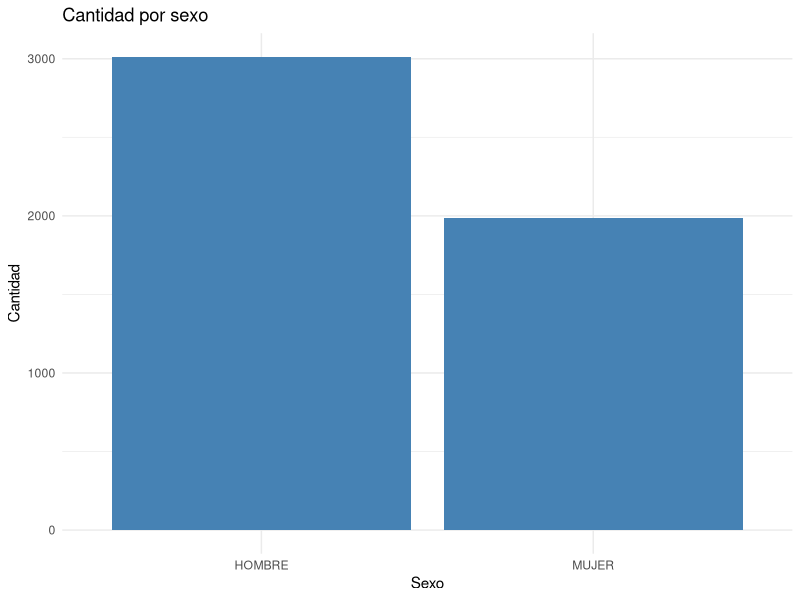
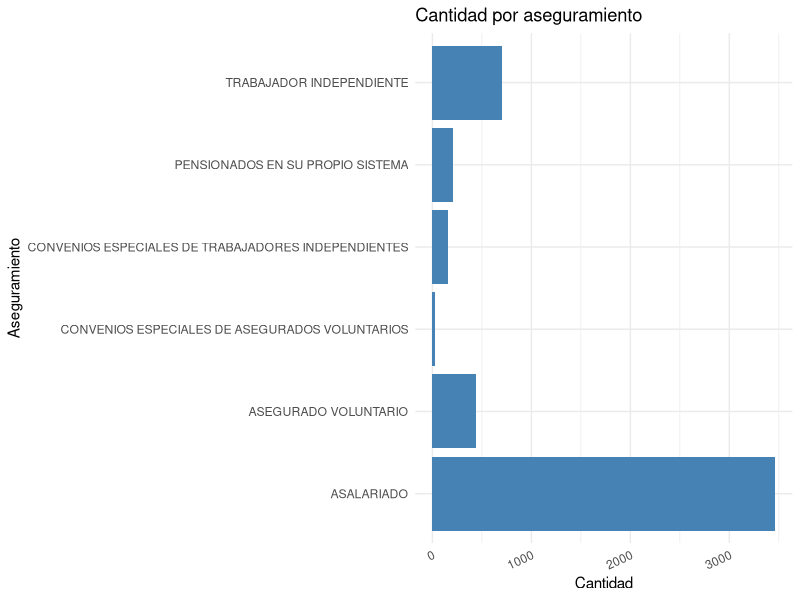
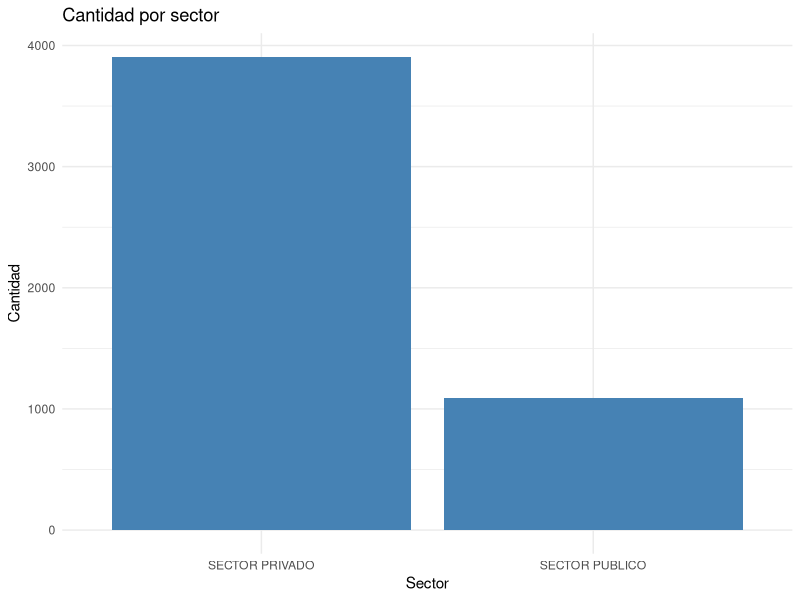
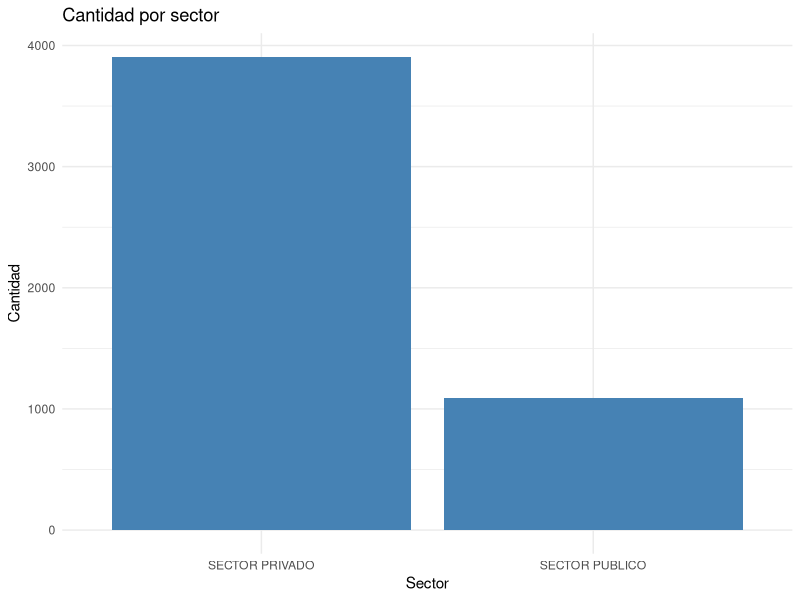
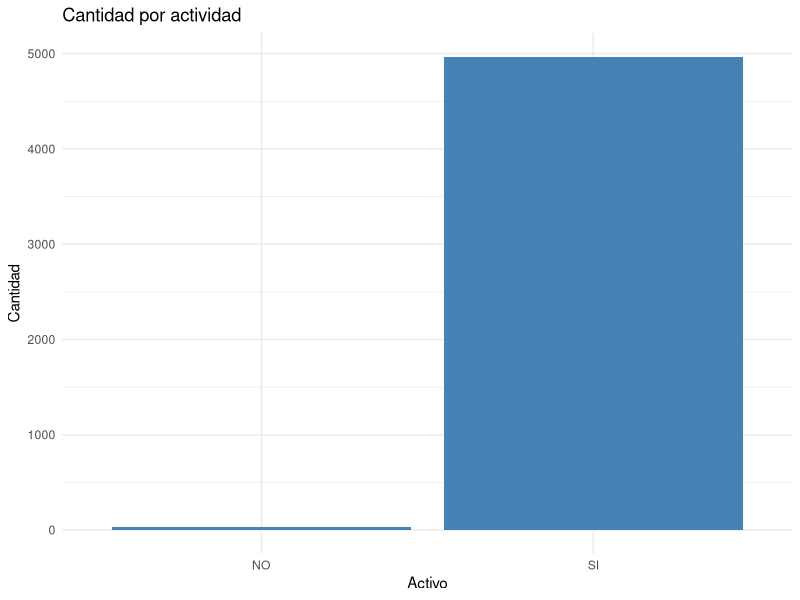
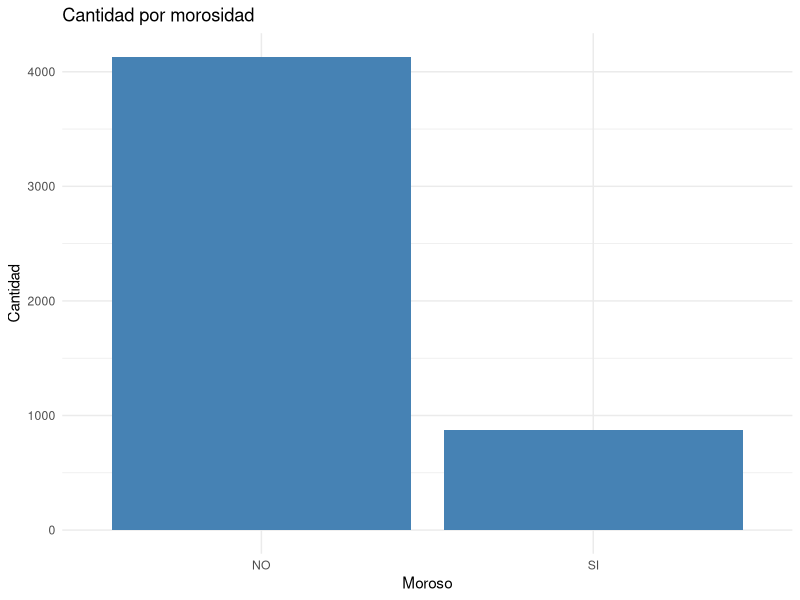
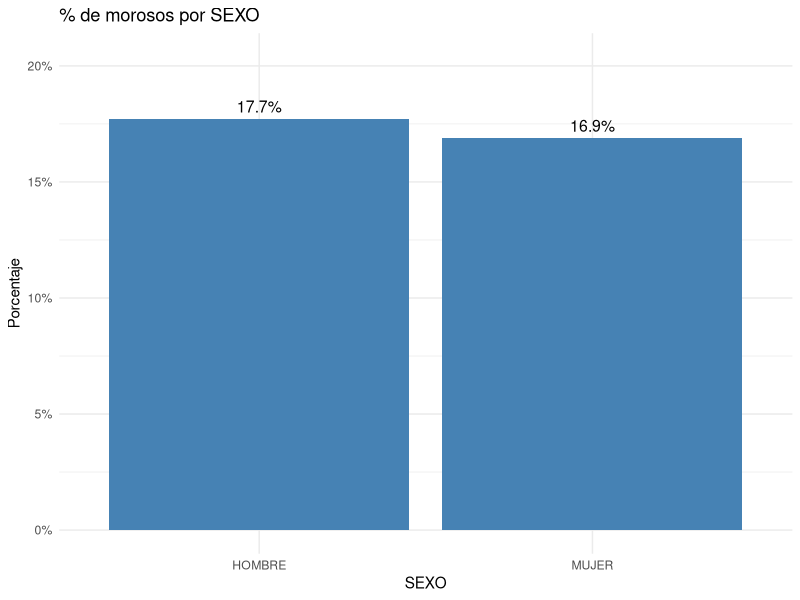
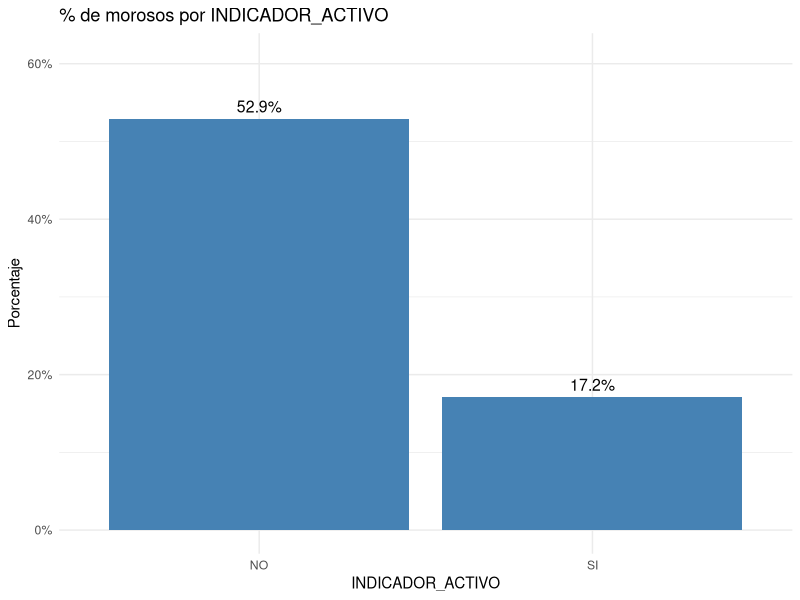

These charts were generated, in order, by the following R code:
## ---- chunk 1
library(tidyverse)
library(scales)
library(readxl)
moras <- read_excel("moras.xlsx")

## ---- chunk 2
resumen <- moras %>%
  summarise(
    media.edad = mean(EDAD, na.rm = TRUE),
    minimo.edad = min(EDAD, na.rm = TRUE),
    maximo.edad = max(EDAD, na.rm = TRUE),
    q1.edad = quantile(EDAD, 0.25, na.rm = TRUE),
    q3.edad = quantile(EDAD, 0.75, na.rm = TRUE),
    
    media.salario = mean(SALARIO, na.rm = TRUE),
    minimo.salario = min(SALARIO, na.rm = TRUE),
    maximo.salario = max(SALARIO, na.rm = TRUE),
    q1.salario = quantile(SALARIO, 0.25, na.rm = TRUE),
    q3.salario = quantile(SALARIO, 0.75, na.rm = TRUE),
      )

resumen
## ---- chunk 3
mean.salario <- mean(moras$SALARIO, na.rm = TRUE)
mean.edad <- mean(moras$EDAD, na.rm = TRUE)
desviacion.salario <- sd(moras$SALARIO, na.rm = TRUE)
desviacion.edad <- sd(moras$EDAD, na.rm = TRUE)

moras <- moras %>% 
  mutate(
    Z.SALARIO = (SALARIO - mean.salario) / desviacion.salario,
    Z.EDAD = (EDAD - mean.edad) / desviacion.edad
    ) %>% 
  mutate(
    ATIPICO.SALARIO = if_else(abs(Z.SALARIO) > 1.96, "ATIPICO", "NO ATIPICO"),
    ATIPICO.EDAD = if_else(abs(Z.EDAD) > 1.96, "ATIPICO", "NO ATIPICO")
  )

## ---- chunk 4
porcentajes.na <- data.frame(
  dato = names(moras),
  faltante = colSums(is.na(moras))
) %>% 
  mutate(
    porcentajes.na = (faltante/5000)* 100
  )
## ---- chunk 5
#Los unicos con valores atipicos son Salario, tipo Aseguramiento y edad, con 3,2 y 3 valores respectivamente, lo cual no es significativo dentro del total (5000), por lo tanto por eficiencia se va a imputar con media y con moda.

moda.aseguramiento <- moras %>% 
  group_by(TIPO_ASEGURAMIENTO) %>% 
  summarise( contador = n()) %>% 
  arrange(desc(contador)) %>% 
  head(1)

moda.aseg <- moda.aseguramiento$TIPO_ASEGURAMIENTO

moras <- moras %>% 
  mutate(
    EDAD = if_else(is.na(EDAD), mean.edad, EDAD),
    SALARIO = if_else(is.na(SALARIO), mean.salario, SALARIO),
    TIPO_ASEGURAMIENTO = if_else(is.na(TIPO_ASEGURAMIENTO), moda.aseg, TIPO_ASEGURAMIENTO)
  )
## ---- chunk 6

graf.cantidadporsexo <- moras %>% 
  group_by(SEXO) %>% 
  summarise(contador = n()) %>% 
  ggplot(aes(x = SEXO, y = contador)) +
  geom_bar(stat = "identity", fill = "steelblue") +
  labs(title = "Cantidad por sexo", x = "Sexo", y = "Cantidad")+
  theme_minimal()

graf.cantidadporsexo

graf.cantidadporaseguramiento <- moras %>% 
  group_by(TIPO_ASEGURAMIENTO) %>% 
  summarise(contador = n()) %>% 
  ggplot(aes(x = TIPO_ASEGURAMIENTO, y = contador)) +
  coord_flip()+
  geom_bar(stat = "identity", fill = "steelblue") +
  labs(title = "Cantidad por aseguramiento", x = "Aseguramiento", y = "Cantidad")+
  theme_minimal()+
  theme(axis.text.x = element_text(angle = 25, hjust = 1))

graf.cantidadporaseguramiento

graf.cantidadporsector <- moras %>% 
  group_by(SECTOR) %>% 
  summarise(contador = n()) %>% 
  ggplot(aes(x = SECTOR, y = contador)) +
  geom_bar(stat = "identity", fill = "steelblue") +
  labs(title = "Cantidad por sector", x = "Sector", y = "Cantidad")+
  theme_minimal()

graf.cantidadporsector

graf.cantidadporextranjeros<- moras %>% 
  group_by(INDICADOR.EXTRANJERO) %>% 
  summarise(contador = n()) %>% 
  ggplot(aes(x = INDICADOR.EXTRANJERO, y = contador)) +
  geom_bar(stat = "identity", fill = "steelblue") +
  labs(title = "Cantidad por extranjeros", x = "Extranjero", y = "Cantidad")+
  theme_minimal()

graf.cantidadporsector

graf.cantidadporactividad <- moras %>% 
  group_by(INDICADOR_ACTIVO) %>% 
  summarise(contador = n()) %>% 
  ggplot(aes(x = INDICADOR_ACTIVO, y = contador)) +
  geom_bar(stat = "identity", fill = "steelblue") +
  labs(title = "Cantidad por actividad", x = "Activo", y = "Cantidad")+
  theme_minimal()

graf.cantidadporactividad

graf.cantidadpormorosidad <- moras %>% 
  group_by(INDICADOR_MOROSO) %>% 
  summarise(contador = n()) %>% 
  ggplot(aes(x = INDICADOR_MOROSO, y = contador)) +
  geom_bar(stat = "identity", fill = "steelblue") +
  labs(title = "Cantidad por morosidad", x = "Moroso", y = "Cantidad")+
  theme_minimal()

graf.cantidadpormorosidad

##La interpretacion de estas graficas es analoga al de excel, pues son los mismos graficos.

## ---- chunk 7
graf.porcentajemorosidad <- function(data, categoria){
  
  datos <- data %>% 
    group_by(.data[[categoria]]) %>% 
    summarise(
      cantidad   = n(),
      morosos    = sum(INDICADOR_MOROSO == "SI"),
      porcentaje = morosos / cantidad
    )
  
  ggplot(datos, aes(x = .data[[categoria]], y = porcentaje)) +
    geom_col(fill = "steelblue") +
    geom_text(aes(label = percent(porcentaje, accuracy = 0.1)),
              vjust = -0.5, size = 4) +
    scale_y_continuous(labels = percent_format(accuracy = 1),
                       limits = c(0, max(datos$porcentaje) * 1.15)) +
    labs( title = paste("% de morosos por", categoria), x = categoria,y = "Porcentaje"
    ) +
    theme_minimal()
}

graf.porcentajemorosidad(moras, "SEXO")

#Note que aunque hay diferencia es minima, no es ni un 1% la diferencia entre el porcentaje de hombres y mujeres morosas, lo indica que esta categoria no da mucha informacion para decidir si una persona va a ser morosa por su SEXO

graf.porcentajemorosidad(moras, "INDICADOR_ACTIVO")

#Note que aquí la diferencia es bastante, las personas no activan son mucho mas morosas que las activas, lo cual tiene un poco de sentido, pues es de esperar que las personas activas tiendan a cumplir mas con los cumplimientos

graf.porcentajemorosidad(moras, "INDICADOR.EXTRANJERO")

#Este grafico nos muestra como las personas extranjeras tienden a ser mas morosas que las no extranjeras, las razones de esto pueden ser varias, como la estabilidad laboral, pues en muchas ocaciones los extranjeros no tienen salario o empleo fijo (en los locales tambien se da pero menos)

graf.porcentajemorosidad(moras, "SECTOR")

#El sector privado tiene una mayor cantidad de morosos (18%), lo cual se puede deber a que las personas en el sector publico suelen ser tener mejores salarios y mejor estabilidad lo cual lo llevan a cumplir mas con sus pagos.


distribucion.aseg <- moras %>% 
  group_by(TIPO_ASEGURAMIENTO) %>% 
  summarise(
    cantidad = n(),
    morosos = sum(INDICADOR_MOROSO == "SI"),
    porcentaje = morosos / cantidad
  )

ggplot(distribucion.aseg, aes(x = porcentaje, y = TIPO_ASEGURAMIENTO)) +
  geom_col(fill = "steelblue") +
  geom_text(aes(label = percent(porcentaje, accuracy = 0.1)),
            hjust = -0.1, size = 4) +
  scale_x_continuous(labels = percent_format(accuracy = 1),
                     limits = c(0, max(distribucion.aseg$porcentaje) * 1.15)) +
  labs(title = "% de morosos por tipo de aseguramiento",x = "Porcentaje",y = "Tipo de aseguramiento"
  ) +
  theme_minimal()

#Note que el trabajadores independientes es extremadamente alto (56%) lo cual se puede deber a varias razones, como a que esta población el salario que perciben suele variar mucho dependiendo las fechas del año y diversos factores, lo cual puede llevar a que muchas veces no puedan realizar los pagos.

## ---- chunk 8

#Se opta por crear categorias para poder graficar y analizar de mejor manera este dato, pues es un dato continuo y en un grafico de barras no se podria hacer bien. En salario se usa k para hacer referencia a miles.

moras <- moras %>% 
  mutate(
    RANGO.EDAD = case_when(
      EDAD >= 14 & EDAD <= 24 ~ "14-24",
      EDAD >= 25 & EDAD <= 34 ~ "25-34",
      EDAD >= 35 & EDAD <= 44 ~ "35-44",
      EDAD >= 45 & EDAD <= 54 ~ "45-54",
      EDAD >= 55 & EDAD <= 64 ~ "55-64",
      EDAD >= 65              ~ "65+",
      TRUE ~ NA_character_
    )
  )

moras <- moras %>% 
   mutate(
    RANGO_SALARIO = case_when(
      SALARIO >= 0       & SALARIO < 200000  ~ "0-200k",
      SALARIO >= 200000  & SALARIO < 400000  ~ "200k-400k",
      SALARIO >= 400000  & SALARIO < 800000  ~ "400k-800k",
      SALARIO >= 800000  & SALARIO < 1500000 ~ "800k-1.5M",
      SALARIO >= 1500000 & SALARIO < 3000000 ~ "1.5M-3M",
      SALARIO >= 3000000                     ~ "3M+",
      TRUE ~ NA_character_
    )
   )

edad.totales <- moras %>% 
  group_by(RANGO.EDAD, INDICADOR_MOROSO) %>% 
  summarise(cantidad = n(), .groups = "drop")


ggplot(edad.totales, aes(x = RANGO.EDAD, y = cantidad, fill = INDICADOR_MOROSO)) +
  geom_col(position = "dodge") +
  labs(
    title = "Cantidad de morosos y no morosos por rango de edad", x = "Rango de edad", y = "Cantidad",
    fill = "Moroso"
  ) +
  scale_fill_manual(values = c("SI" = "#B8291D", "NO" = "#309C58")) +
  theme_minimal()

#De aqui podemos ver que la mayor cantidad de no morosos son las personas entre los 25-34 y de morosos se encuentran en el rango de edad de los 35 a los 44 años, y que apartir de esta edad empiezan a decrecer, pero lo hacen tanto los morosos como los no morosos, por lo cual se podria concluir que es que hay menos personas en esos rangos de edad, 

salarios.totales <- moras %>% 
  group_by(RANGO_SALARIO, INDICADOR_MOROSO) %>% 
  summarise(cantidad = n(), .groups = "drop")


ggplot(salarios.totales, aes(x = RANGO_SALARIO, y = cantidad, fill = INDICADOR_MOROSO)) +
  geom_col(position = "dodge") +
  labs(
    title = "Cantidad de morosos y no morosos por rango salarial", x = "Rango salarial", y = "Cantidad",
    fill = "Moroso"
  ) +
  scale_fill_manual(values = c("SI" = "#B8291D", "NO" = "#309C58")) +
  theme_minimal()

#De este grafico lo que podemos ver es que en las personas con salario mayor a los 3 millones no hay morosos (salario tan alto se espera un cumplimiento con las obligaciones), y en general exxiste esta relacion entre salario y morosos, entre menor salario mas cantidad de personas morosas, sin embargo igual entre mas alto el salario menos personas totales, la unica excepción de esto esta en el grupo de 0 a 200k.

